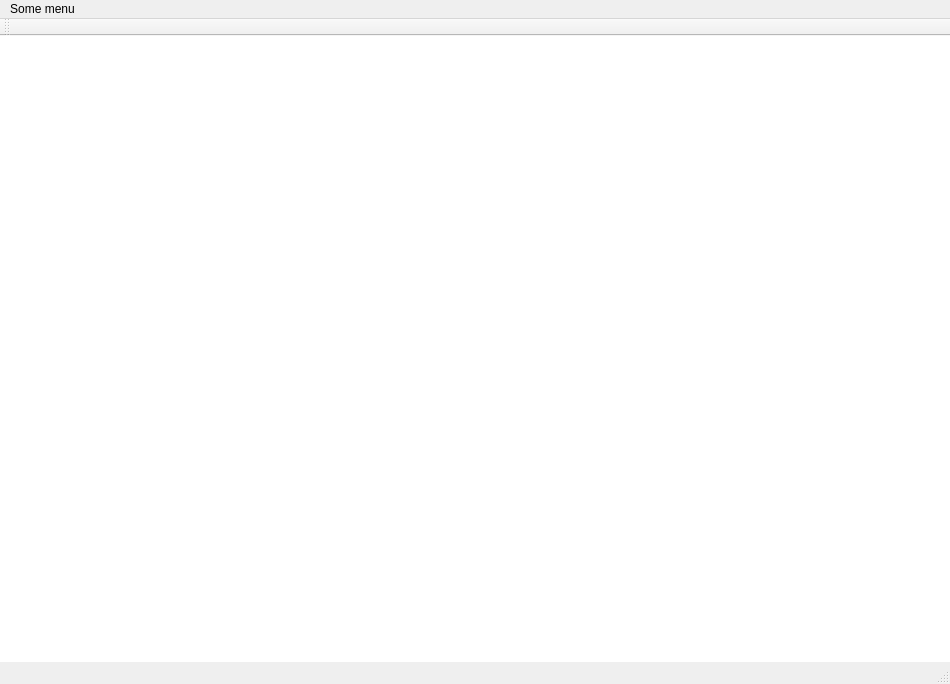
<?xml version="1.0" encoding="UTF-8"?>
<ui version="4.0">
 <class>TemplateWindowClass</class>
 <widget class="QMainWindow" name="TemplateWindowClass">
  <property name="geometry">
   <rect>
    <x>0</x>
    <y>0</y>
    <width>950</width>
    <height>684</height>
   </rect>
  </property>
  <property name="windowTitle">
   <string>metaio SDK - Qt project template</string>
  </property>
  <widget class="QWidget" name="centralWidget">
   <layout class="QVBoxLayout" name="verticalLayout">
    <property name="margin">
     <number>0</number>
    </property>
    <item>
     <widget class="QGraphicsView" name="graphicsView">
      <property name="frameShape">
       <enum>QFrame::NoFrame</enum>
      </property>
      <property name="frameShadow">
       <enum>QFrame::Plain</enum>
      </property>
      <property name="lineWidth">
       <number>0</number>
      </property>
     </widget>
    </item>
   </layout>
  </widget>
  <widget class="QMenuBar" name="menuBar">
   <property name="geometry">
    <rect>
     <x>0</x>
     <y>0</y>
     <width>950</width>
     <height>21</height>
    </rect>
   </property>
   <widget class="QMenu" name="menuSome_menu">
    <property name="title">
     <string>Some menu</string>
    </property>
    <addaction name="actionSome_menu_item"/>
   </widget>
   <addaction name="menuSome_menu"/>
  </widget>
  <widget class="QToolBar" name="mainToolBar">
   <attribute name="toolBarArea">
    <enum>TopToolBarArea</enum>
   </attribute>
   <attribute name="toolBarBreak">
    <bool>false</bool>
   </attribute>
  </widget>
  <widget class="QStatusBar" name="statusBar"/>
  <action name="actionSome_menu_item">
   <property name="text">
    <string>Some menu item</string>
   </property>
  </action>
 </widget>
 <layoutdefault spacing="6" margin="11"/>
 <resources>
  <include location="TemplateWindow.qrc"/>
 </resources>
 <connections/>
</ui>
